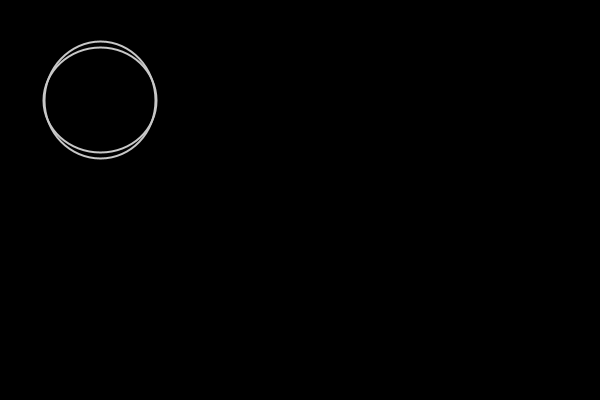
Frame 1 (no input)
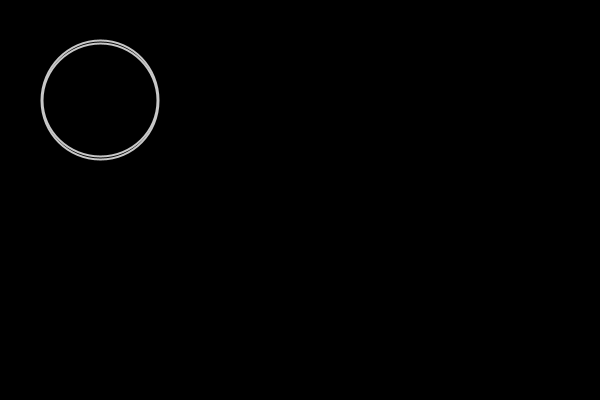
Frame 60 (the mouse pressed at the canvas centre just before this capture)
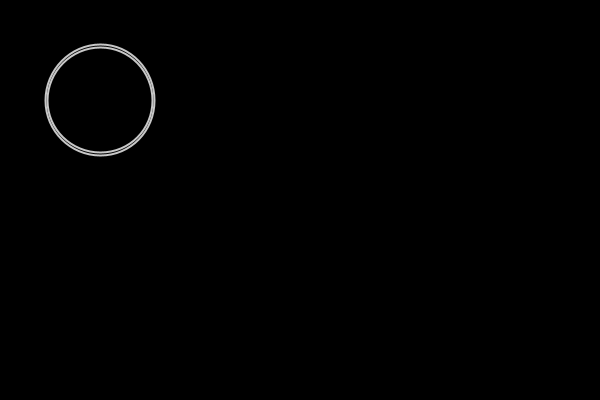
Frame 120 (the mouse held since frame 60 and released just before this capture)

The Processing sketch that drew these frames (run headless with seeded random() and noise(); from frame 60 on, the mouse is pressed at the canvas centre):

// Processing sketch: Noisy_Circle
// ── Noisy_Circle.pde

void setup() {
  size(600, 400);
  background(0);
  smooth();
  noFill();
  stroke(200);
  strokeWeight(2);
}

void draw() {
  float xr = random(20);
  float yr = random(20);
  background(0);
  //fill(255, 255, 255);
  ellipse(100, 100, 100+xr, 100+yr);
  ellipse(100, 100, 105+yr, 105+xr);
}
